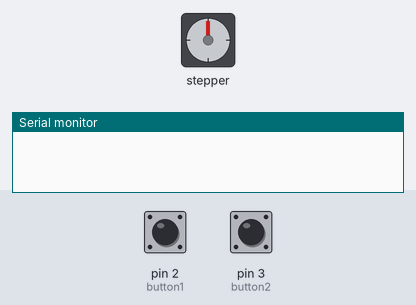
Bench run of a sketch on a simulated Arduino Uno, built with avr-gcc and run on an emulated ATmega328P. Parts: stepper motor, the last lines printed to the serial monitor. The inputs (shaded band) are chosen by the test bench; at power-on: pin 2 (button1) LOW, pin 3 (button2) HIGH. Stepper angles assume 200 steps per turn.

Above: at 1.3 s.
1.4 s: pin 2 (button1) pulled HIGH for 0.15 s
At 2.5 s:
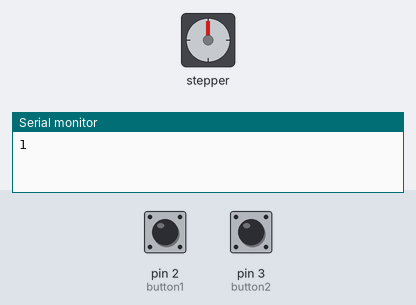
3.0 s: pin 3 (button2) pulled LOW for 0.15 s
At 3.7 s:
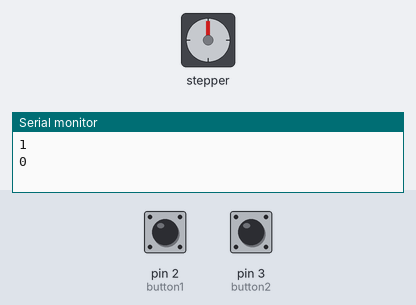
4.6 s: pin 3 (button2) pulled LOW for 1 s
At 4.9 s:
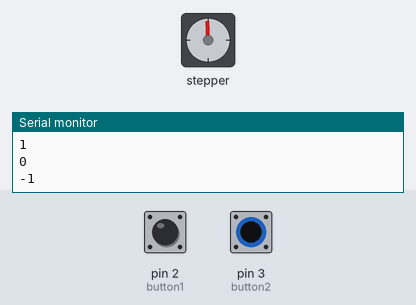
7.1 s: pin 2 (button1) pulled HIGH for 1 s
At 8.0 s:
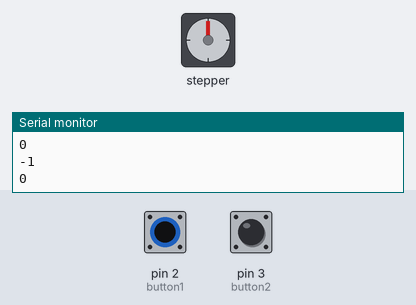
9.6 s: pin 3 (button2) pulled LOW for 3.2 s
At 9.9 s:
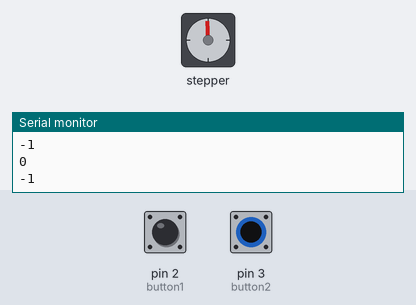
Timing chart, 0 to 12.6 s (numbered marks = the images above; inputs shaded):
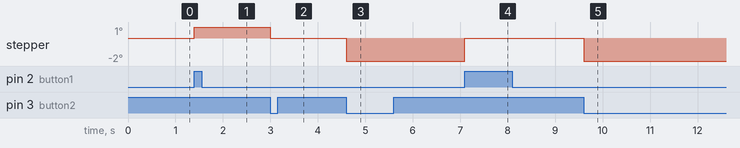

The sketch:

sketch_nov20c.ino
```cpp
#include <Stepper.h>
const int stepsPerRevolution = 200;
Stepper myStepper(stepsPerRevolution, 8, 9);

const int button1 = 2;
const int button2 = 3;
int button1State = 0;
int button1PrevState = 0;

int buttonCounter = 0;

int button2State = 1;
int button2PrevState = 1;

void setup() {
  // put your setup code here, to run once:
  pinMode(button1, INPUT);
  pinMode(button2, INPUT);
  Serial.begin(9600);
  myStepper.setSpeed(60);
  // Reset the motor to 12oclock position
  digitalWrite(8, LOW);
  digitalWrite(9, HIGH);
  delay(100);
}

void loop() {
  // read the pushbutton input pin:
  button1State = digitalRead(button1);
  // compare the buttonState to its previous state
  if (button1State != button1PrevState) {
    // if the state has changed, increment the counter
    if (button1State == HIGH) {
      Serial.println(++buttonCounter);
      myStepper.step(1);
    }
  }
  button1PrevState = button1State;

  button2State = digitalRead(button2);
  // compare the buttonState to its previous state
  if (button2State != button2PrevState) {
    // if the state has changed, increment the counter
    if (button2State == LOW) {
      Serial.println(--buttonCounter);
      myStepper.step(-1);
    }
  }
  button2PrevState = button2State;

} // end loop
```
